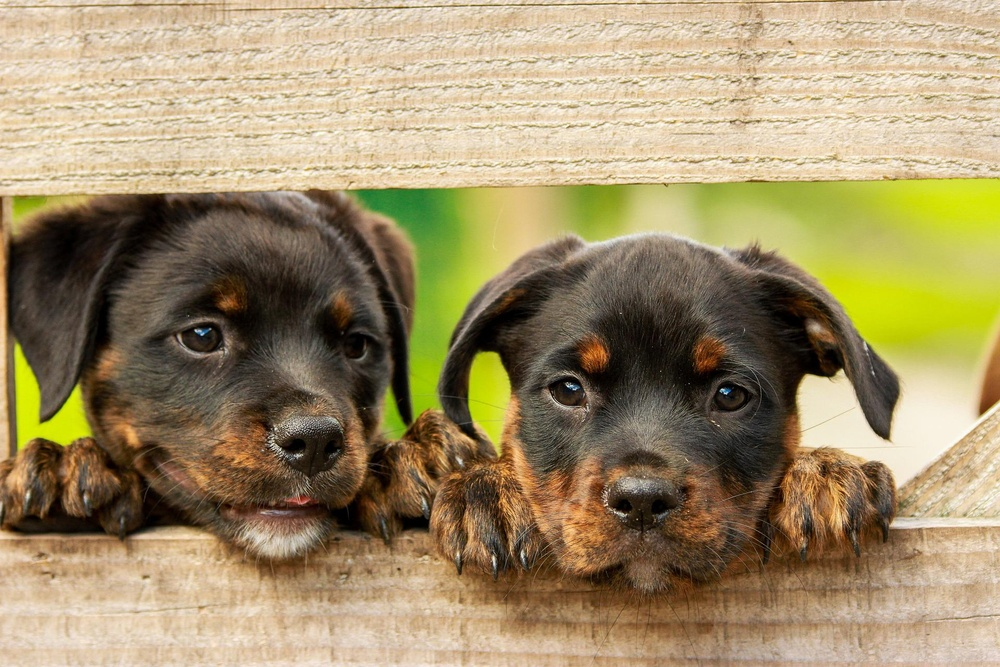
#> input picture fig_raw/dog.jpg, 1000 x 667 px, shrunk from 1920 x 1280 before the run
$ jupyter execute WinerFilter.ipynb   (older library calls are emulated)
#> lines starting #> are read from the running program, lines starting #| are printed output that depends on the picture
[cell 1]
import numpy as np
import matplotlib.pyplot as plt
import cv2
from scipy import signal

[cell 2]
# 画像の読み込みと元画像の表示
house = cv2.imread('./../fig_raw/dog.jpg',0)
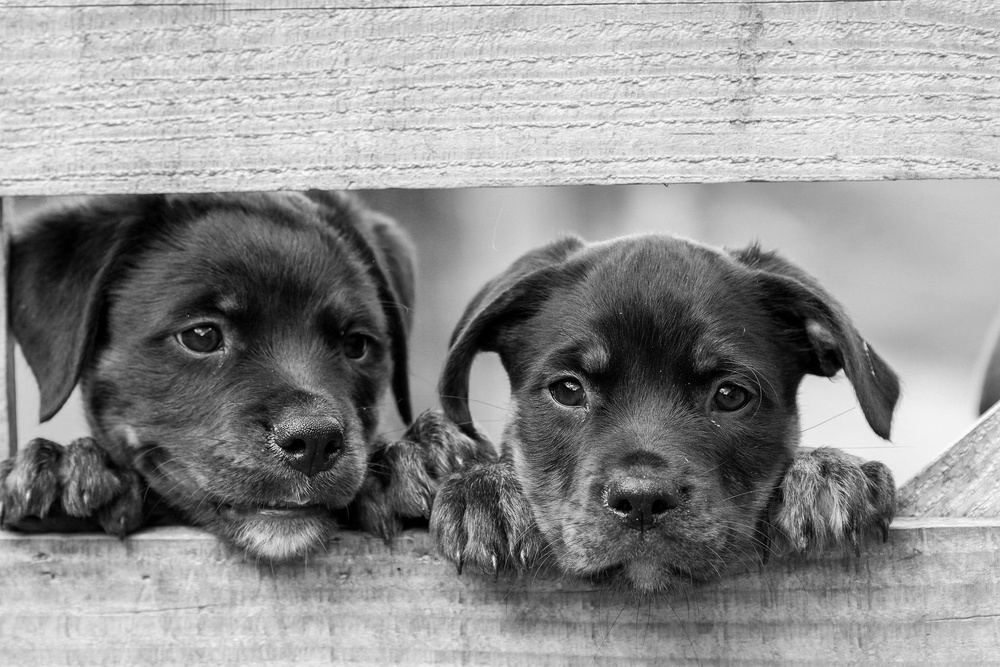
#> house: shape (667, 1000); min 0, max 255, mean 143.8
plt.imshow(house,cmap='gray')
plt.title('元画像')
plt.show()

#ウィーナーフィルタでブレを補正
img_wiener = signal.wiener(house)
plt.imshow(img_wiener,cmap='gray')

[cell 3]
help(signal.wiener)
from scipy.misc import face
from scipy.signal import wiener
import matplotlib.pyplot as plt
import numpy as np
rng = np.random.default_rng()
img = rng.random((40, 40))    #Create a random image
filtered_img = wiener(img, (25, 25))  #Filter the image
f, (plot1, plot2) = plt.subplots(1, 2)
plot1.imshow(img)
plot2.imshow(filtered_img)
plt.show()
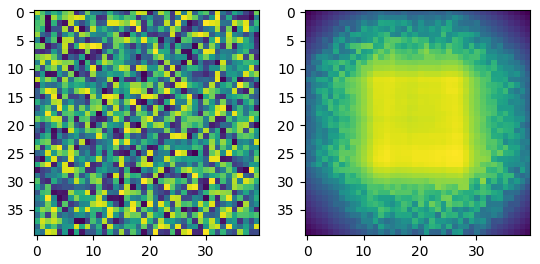
#> figure drawn by matplotlib, 2 panels

$ run again, with fig_raw/car.jpg copied over fig_raw/dog.jpg
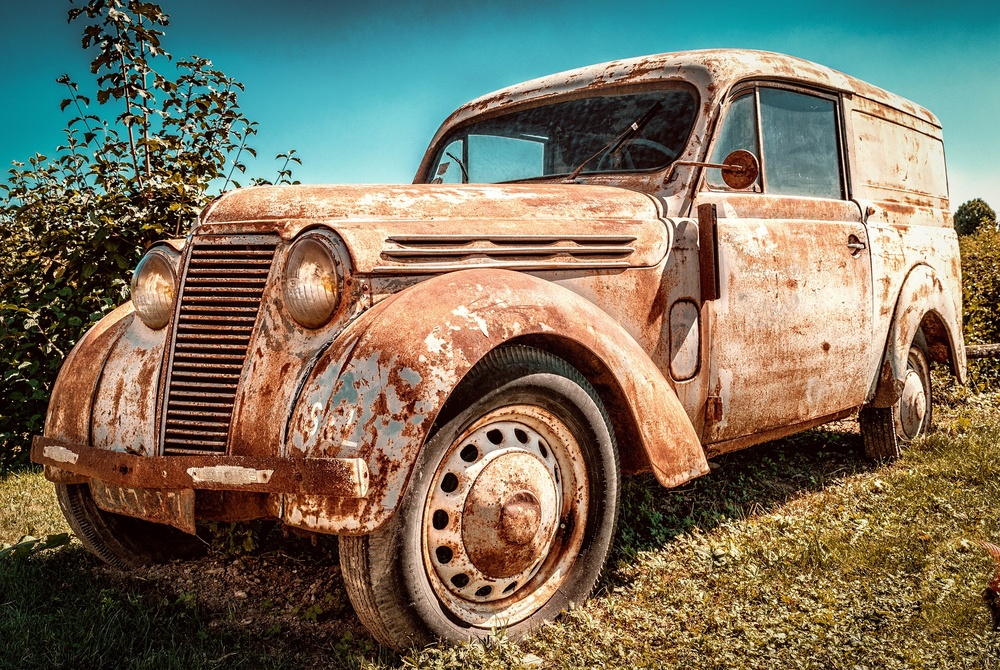
#> input picture fig_raw/car.jpg, 1000 x 670 px, shrunk from 1920 x 1286 before the run
#> `house = cv2.imread('./../fig_raw/dog.jpg',0)`:
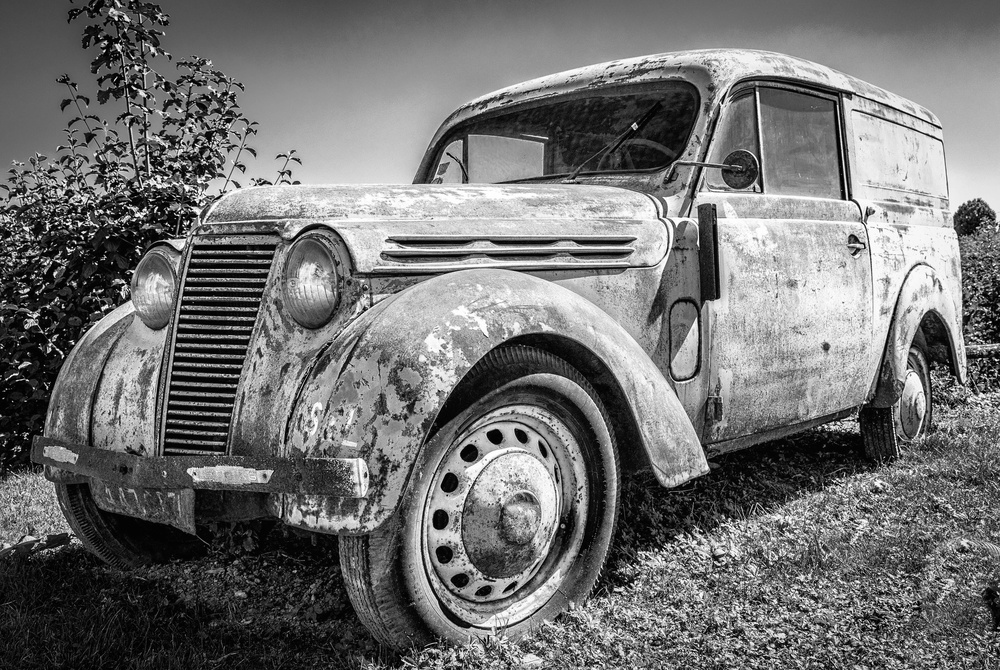
#> house: shape (670, 1000); min 0, max 255, mean 113.6
#> `plt.show()`:
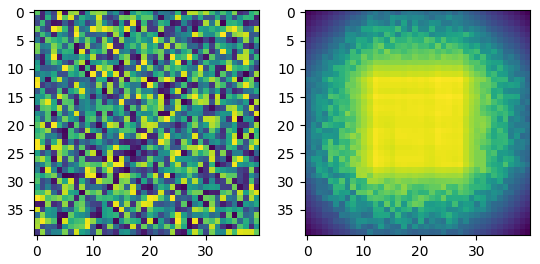
#> figure drawn by matplotlib, 2 panels

$ run again, with fig_raw/fish.jpg copied over fig_raw/dog.jpg
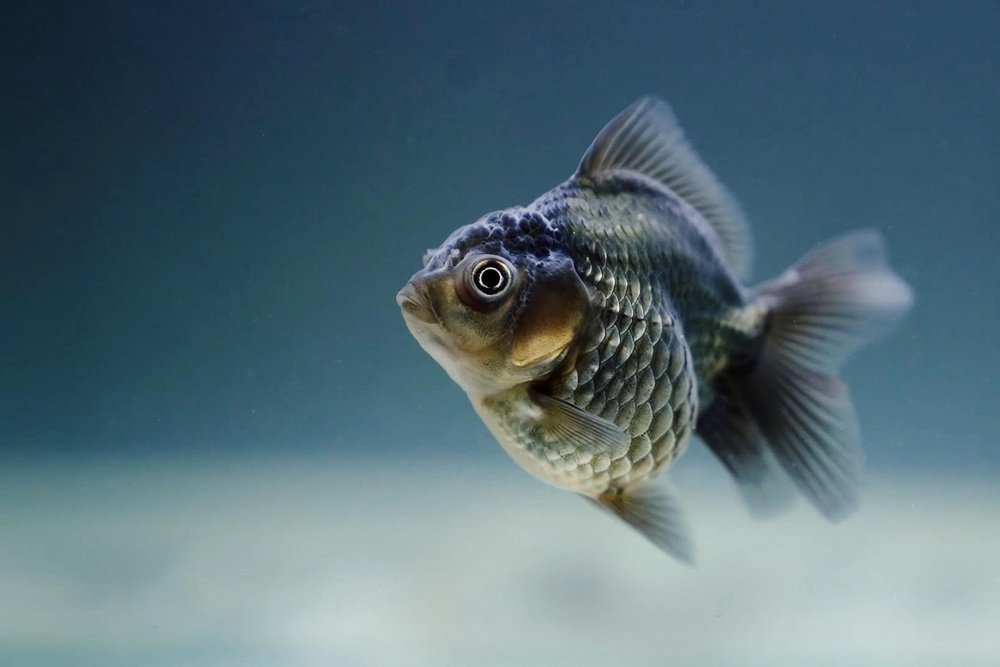
#> input picture fig_raw/fish.jpg, 1000 x 667 px, shrunk from 1920 x 1280 before the run
#> `house = cv2.imread('./../fig_raw/dog.jpg',0)`:
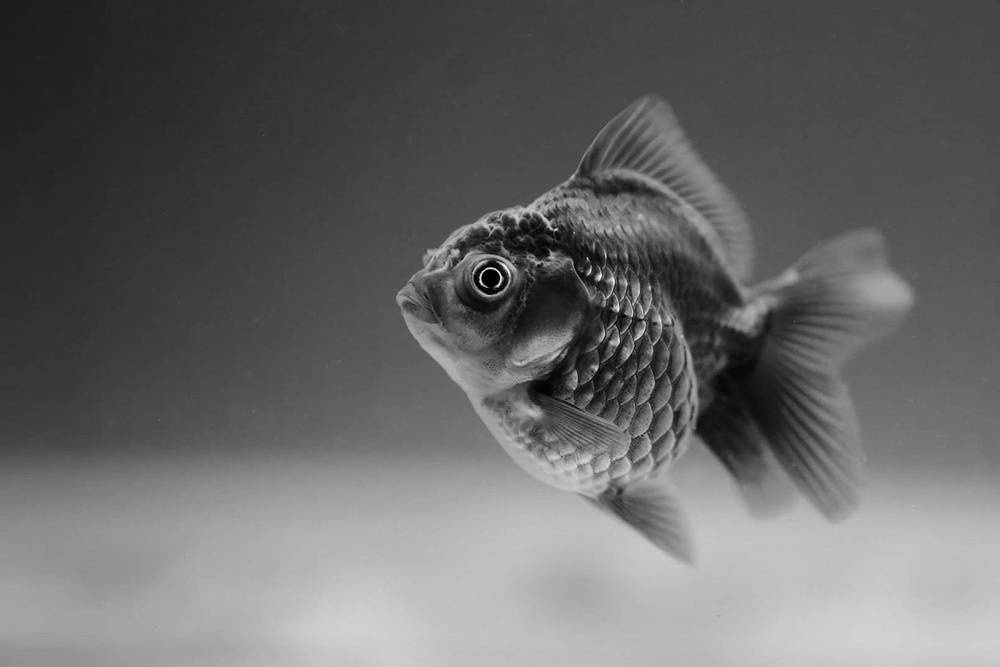
#> house: shape (667, 1000); min 0, max 255, mean 104
#> `plt.show()`:
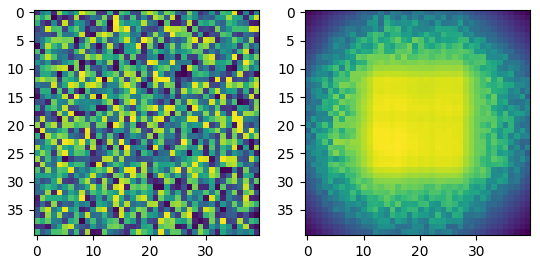
#> figure drawn by matplotlib, 2 panels
